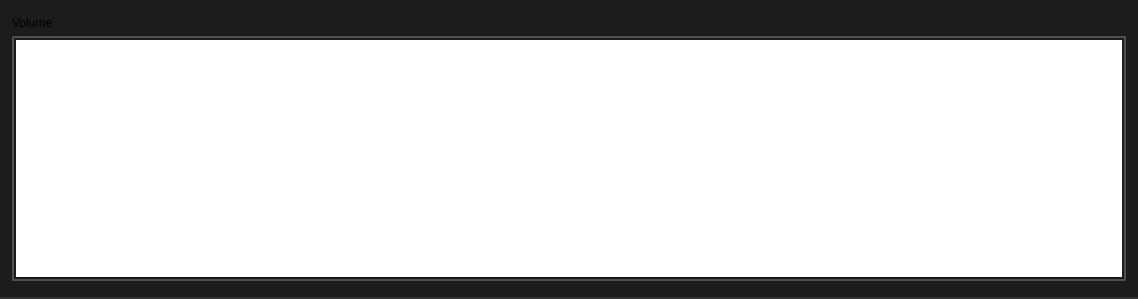
<?xml version="1.0" encoding="UTF-8"?>
<ui version="4.0">
 <class>PropertyWidet</class>
 <widget class="QWidget" name="PropertyWidet">
  <property name="geometry">
   <rect>
    <x>0</x>
    <y>0</y>
    <width>1138</width>
    <height>299</height>
   </rect>
  </property>
  <property name="minimumSize">
   <size>
    <width>0</width>
    <height>170</height>
   </size>
  </property>
  <property name="maximumSize">
   <size>
    <width>16777215</width>
    <height>169999</height>
   </size>
  </property>
  <property name="windowTitle">
   <string>Form</string>
  </property>
  <property name="styleSheet">
   <string notr="true"/>
  </property>
  <layout class="QHBoxLayout" name="horizontalLayout">
   <property name="spacing">
    <number>0</number>
   </property>
   <property name="leftMargin">
    <number>0</number>
   </property>
   <property name="topMargin">
    <number>0</number>
   </property>
   <property name="rightMargin">
    <number>0</number>
   </property>
   <property name="bottomMargin">
    <number>0</number>
   </property>
   <item>
    <widget class="QFrame" name="frame">
     <property name="styleSheet">
      <string notr="true">.QFrame {
    font: 580 10pt &quot;Segoe UI&quot;;
    border: 2px solid black;
    border-radius: 0px;
    border-left: 0px;
    border-right: 0px;
	border-top: 0px;
    border-color: rgba(50, 50, 50, 255);
    padding: 8px;
    padding-left: 6px;
    padding-right: 6px;
    color: #E3E3E3;
    background-color: #1C1C1C;
}

.QFrame::hover {
}
.QFrame::selected {
    background-color: #414956;
}</string>
     </property>
     <property name="frameShape">
      <enum>QFrame::StyledPanel</enum>
     </property>
     <property name="frameShadow">
      <enum>QFrame::Raised</enum>
     </property>
     <property name="lineWidth">
      <number>0</number>
     </property>
     <layout class="QHBoxLayout" name="horizontalLayout_2">
      <property name="spacing">
       <number>0</number>
      </property>
      <property name="leftMargin">
       <number>0</number>
      </property>
      <property name="topMargin">
       <number>0</number>
      </property>
      <property name="rightMargin">
       <number>0</number>
      </property>
      <property name="bottomMargin">
       <number>0</number>
      </property>
      <item>
       <widget class="QFrame" name="frame_2">
        <property name="styleSheet">
         <string notr="true">.QFrame {
    font: 580 10pt &quot;Segoe UI&quot;;
    border: 2px solid black;
    border-radius: 0px;
    border-left: 0px;
    border-right: 0px;
	border-top: 0px;
border-bottom: 0px;
    border-color: rgba(50, 50, 50, 255);
    padding: 8px;
    padding-left: 6px;
    padding-right: 6px;
    color: #E3E3E3;
    background-color: #1C1C1C;
}

.QFrame::hover {
}
.QFrame::selected {
    background-color: #414956;
}</string>
        </property>
        <property name="frameShape">
         <enum>QFrame::StyledPanel</enum>
        </property>
        <property name="frameShadow">
         <enum>QFrame::Raised</enum>
        </property>
        <layout class="QVBoxLayout" name="verticalLayout">
         <property name="spacing">
          <number>6</number>
         </property>
         <property name="leftMargin">
          <number>0</number>
         </property>
         <property name="topMargin">
          <number>0</number>
         </property>
         <property name="rightMargin">
          <number>0</number>
         </property>
         <property name="bottomMargin">
          <number>0</number>
         </property>
         <item>
          <widget class="QLabel" name="label">
           <property name="styleSheet">
            <string notr="true">border:0px;
background-color: rgba(255, 255, 255, 0);</string>
           </property>
           <property name="text">
            <string>Volume</string>
           </property>
          </widget>
         </item>
         <item>
          <widget class="QListWidget" name="listWidget">
           <property name="sizePolicy">
            <sizepolicy hsizetype="Expanding" vsizetype="MinimumExpanding">
             <horstretch>0</horstretch>
             <verstretch>0</verstretch>
            </sizepolicy>
           </property>
           <property name="styleSheet">
            <string notr="true">QListWidget {
    border: 2px solid #CCCCCC;
    border-color: rgba(80, 80, 80, 255);
    border-radius: 2px;
    padding: 2px;
    color: #E3E3E3;
}
QListWidget::item {
    padding-top: 4px;
padding-bottom: 4px;
}
QListWidget::item:selected {
}

QListWidget::item:hover {
}
</string>
           </property>
           <property name="verticalScrollBarPolicy">
            <enum>Qt::ScrollBarAsNeeded</enum>
           </property>
           <property name="horizontalScrollBarPolicy">
            <enum>Qt::ScrollBarAsNeeded</enum>
           </property>
           <property name="sizeAdjustPolicy">
            <enum>QAbstractScrollArea::AdjustIgnored</enum>
           </property>
           <property name="autoScroll">
            <bool>true</bool>
           </property>
           <property name="resizeMode">
            <enum>QListView::Adjust</enum>
           </property>
           <property name="layoutMode">
            <enum>QListView::SinglePass</enum>
           </property>
           <property name="uniformItemSizes">
            <bool>true</bool>
           </property>
          </widget>
         </item>
        </layout>
       </widget>
      </item>
     </layout>
    </widget>
   </item>
  </layout>
 </widget>
 <resources/>
 <connections/>
</ui>
